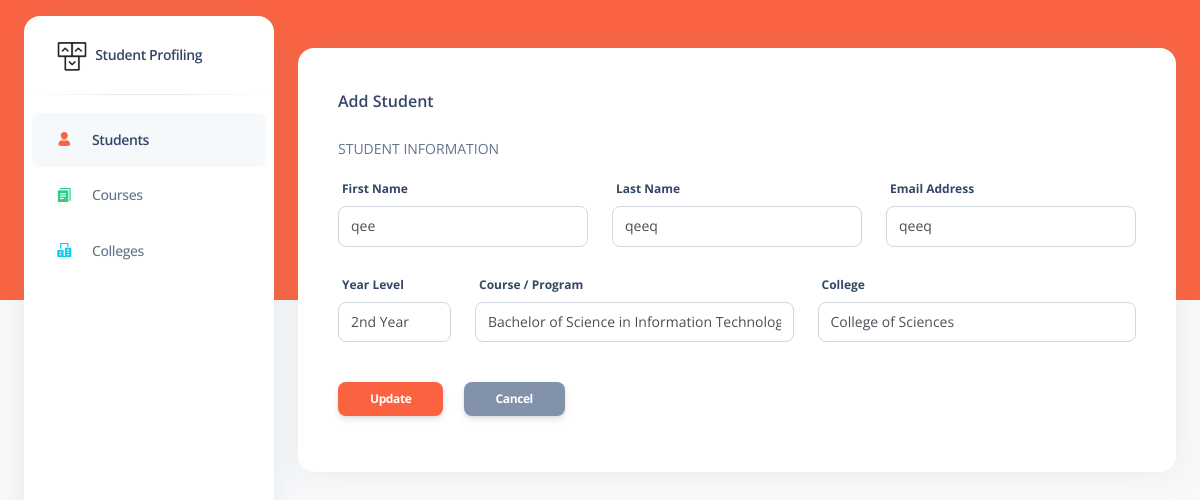
Page /student-list/2 on the committed database.
### simple_profiling/models.py (models this page shows, shortened)
class BaseModel(models.Model):
    created_at = models.DateTimeField(auto_now_add=True, db_index=True)
    updated_at = models.DateTimeField(auto_now=True)
    class Meta:
        abstract = True

class Student(BaseModel):
    YEAR_LEVEL_CHOICES = (('1st Year','1st Year'), ('2nd Year','2nd Year'), ('3rd Year','3rd Year'), ('4th Year', '4th Year'))
    first_name = models.CharField(max_length=250)
    last_name = models.CharField(max_length=250)
    email_address = models.CharField(max_length=300)
    year_level = models.CharField(max_length=20, choices=YEAR_LEVEL_CHOICES)
    course = models.ForeignKey(Course, on_delete=models.CASCADE)
    college = models.ForeignKey(College, on_delete=models.CASCADE)
    class Meta:
        verbose_name_plural = "Students"

### simple_profiling/views.py (the view, shortened to what this page needs)
# urls.py: path('student-list/<pk>', StudentUpdateView.as_view(), name="StudentUpdate"),
class StudentUpdateView(UpdateView):
    model = Student
    form_class = StudentForm
    context_object_name = 'student'
    template_name = 'student-update.html'
    success_url = "/"
    def get_context_data(self, **kwargs):
        context = super().get_context_data(**kwargs)
        return context

### simple_profiling/forms.py
class StudentForm(ModelForm):
    class Meta:
        model = Student
        fields = ("first_name", "last_name", "email_address", "year_level", "course", "college",)

### simple_profiling/models.py (called while the page is built)
    def __str__(self):
        return f"{self.course_name}"

    def __str__(self):
        return f"{self.college_name}"

### simple_profiling/templates/student-update.html (shortened to what this page needs)
{% load static %}
<!DOCTYPE html>
<html lang="en">
<head>
  <link href="{% static 'css/nucleo-icons.css' %}" rel="stylesheet" />
  <link href="{% static 'css/nucleo-svg.css' %}" rel="stylesheet" />
  <link href="{% static 'css/nucleo-svg.css' %}" rel="stylesheet" />
  <link id="pagestyle" href="{% static 'css/argon-dashboard.css' %}" rel="stylesheet" />
</head>
<body class="g-sidenav-show bg-gray-100">
  <aside class="sidenav bg-white navbar navbar-vertical navbar-expand-xs border-0 border-radius-xl my-3 fixed-start ms-4 " id="sidenav-main">
    <div class="sidenav-header">
      <a class="navbar-brand m-0" href="{% url 'StudentList' %}" target="_blank">
        <img src="{% static 'img/logo-ct-dark.png' %}" class="navbar-brand-img h-100" alt="main_logo">
        <span class="ms-1 font-weight-bold">Student Profiling</span>
      </a>
    </div>
    <hr class="horizontal dark mt-0">
    <div class="collapse navbar-collapse  w-auto " id="sidenav-collapse-main">
      <ul class="navbar-nav">
        <li class="nav-item">
          <a class="nav-link active" href="{% url 'StudentList' %}">
            <div class="icon icon-shape icon-sm border-radius-md text-center me-2 d-flex align-items-center justify-content-center">
              <i class="ni ni-single-02 text-warning text-sm opacity-10"></i>
            </div>
            <span class="nav-link-text ms-1">Students</span>
          </a>
        </li>
        <li class="nav-item">
          <a class="nav-link " href="{% url 'CourseList' %}">
            <div class="icon icon-shape icon-sm border-radius-md text-center me-2 d-flex align-items-center justify-content-center">
              <i class="ni ni-single-copy-04 text-success text-sm opacity-10"></i>
            </div>
            <span class="nav-link-text ms-1">Courses</span>
          </a>
        </li>
        <li class="nav-item">
          <a class="nav-link" href="{% url 'CollegeList' %}">
            <div class="icon icon-shape icon-sm border-radius-md text-center me-2 d-flex align-items-center justify-content-center">
              <i class="ni ni-building text-info text-sm opacity-10"></i>
            </div>
            <span class="nav-link-text ms-1">Colleges</span>
          </a>
        </li>
      </ul>
    </div>
  </aside>
  <main class="main-content position-relative border-radius-lg ">
    <nav class="navbar navbar-main navbar-expand-lg px-0 mx-4 shadow-none border-radius-xl " id="navbarBlur" data-scroll="false">
      <div class="container-fluid py-1 px-3">
      </div>
    </nav>
    <div class="container-fluid py-4">
          <div class="card p-3">
            <div class="card-header pb-0">
                <h6 class="mb-0">Add Student</h6>
            </div>
            <form role="form" class="" action="" method="post" novalidate autocomplete="off">
              {% load widget_tweaks %}
              <div class="card-body">
                <p class="text-uppercase text-sm">Student Information</p>
                <div class="row">
                  <div class="col-md-4">
                    <div class="form-group">
                      <label for="example-text-input" class="form-control-label">First Name</label>
                      {% render_field form.first_name class="form-control" %}
                    </div>
                  </div>
                  <div class="col-md-4">
                    <div class="form-group">
                      <label for="example-text-input" class="form-control-label">Last Name</label>
                      {% render_field form.last_name class="form-control" %}
                    </div>
                  </div>
                  <div class="col-md-4">
                    <div class="form-group">
                      <label for="example-text-input" class="form-control-label">Email Address</label>
                      {% render_field form.email_address class="form-control" type="email"%}
                    </div>
                  </div>
                </div>
                <div class="row mt-2">
                  <div class="col-md-2">
                    <div class="form-group">
                      <label for="example-text-input" class="form-control-label">Year Level</label>
                      {% render_field form.year_level class="form-control" %}
                    </div>
                  </div>
                  <div class="col-md-5">
                    <div class="form-group">
                      <label for="example-text-input" class="form-control-label">Course / Program</label>
                      {% render_field form.course class="form-control" %}
                    </div>
                  </div>
                  <div class="col-md-5">
                    <div class="form-group">
                      <label for="example-text-input" class="form-control-label">College</label>
                      {% render_field form.college class="form-control" %}
                    </div>
                  </div>
                </div>
                <div class="mt-4">
                  <button type="submit" class="btn btn-warning btn-sm ms-auto me-3">Update</button>
                  <a href="{% url 'StudentList' %}" class="btn btn-secondary btn-sm ms-auto">Cancel</a>
                </div>
          </div>
    </div>
  </main>
</body>
</html>

### simple_profiling/static/css/nucleo-svg.css (style rules this page uses)
.icon { display: inline-block; color: #111111; height: 1em; width: 1em; }
.icon-sm { height: 0.8em; width: 0.8em; }
.icon { fill: currentColor; stroke: none; }

### rows in the picture
Student: first_name "qee", last_name "qeeq", email_address "qeeq", year_level "2nd Year", course "Bachelor of Science in Information Technology", college "College of Sciences"
